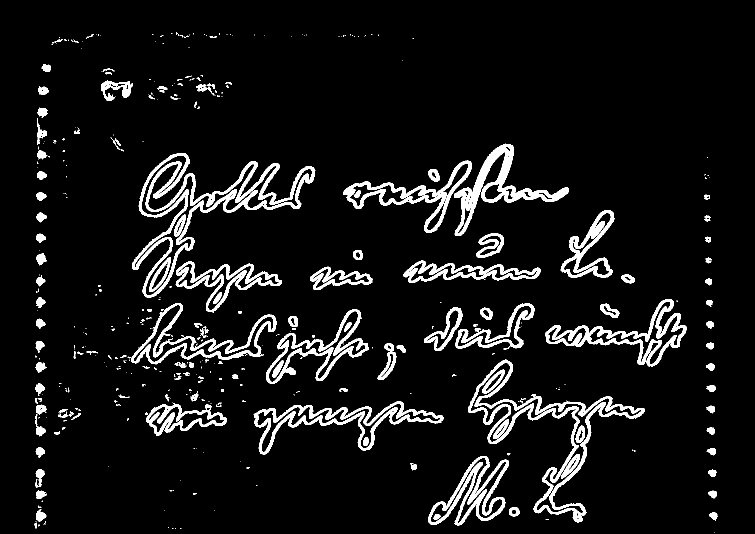
#> input picture images/contrast-image.png, 1510 x 1067 px (shown at 1/2 size)
$ python -i Image.py   (imports and definitions only)
#> lines starting #> are read from the running program, lines starting #| are printed output that depends on the picture; after the words box and inside, x2 and y2 are one past the last pixel; in counts of white or black regions, pixels touching at a corner belong together
import numpy as np
from math import sqrt
from numpy.fft import fft2, ifft2
from skimage.filters import threshold_sauvola, threshold_otsu, threshold_mean
from skimage.color import rgb2gray, gray2rgb
from skimage.restoration import denoise_bilateral
from skimage import feature
from scipy.ndimage import maximum_filter, minimum_filter, gaussian_filter, sobel
from scipy.signal import convolve2d, gaussian
from PIL import Image


class SmartImage:
    def __init__(self, img: np.ndarray):
        self.img = img

    def gaussian_kernel(kernel_size=3):
        h = gaussian(kernel_size, kernel_size / 3).reshape(kernel_size, 1)
        h = np.dot(h, h.transpose())
        h /= np.sum(h)
        return h

    def wiener(self, kernel=gaussian_kernel(), K=10):
        # normalise kernel
        kernel /= np.sum(kernel)
        # fft of spatial degradation
        kernel = fft2(kernel, s=self.img.shape)
        # core formula for wiener
        kernel = np.conj(kernel) / (np.abs(kernel) ** 2 + K)
        # fft of copy of image
        copy = fft2(np.copy(self.img))
        # calculate g(x) = f(x) * h(x)
        copy *= kernel
        # return to spatial domain
        self.img = np.abs(ifft2(copy))
        return self

    # [15 lines left out: functions contrast, contrast_gradient, not called in this run]

    def rgb2gray(self):
        self.img = rgb2gray(self.img)
        return self

    def gray2rgb(self):
        self.img = gray2rgb(self.img)
        return self

    # [7 lines of commented-out code are left out]

    # [6 lines left out: function denoise, not called in this run]

    def sauvola(self):
        self.img = self.img > threshold_sauvola(self.img)
        return self

    def otsu(self):
        self.img = self.img > threshold_otsu(self.img)
        return self

    def meanThreshold(self):
        self.img = self.img > threshold_mean(self.img)
        return self

    def canny(self):
        self.img = feature.canny(self.img)
        return self

    def sobel(self, axis=0):
        self.img = sobel(self.img, axis)
        return self

    # [5 lines left out: function sobelMag, not called in this run]

    def invert(self):
        self.img = np.ones(self.img.shape) - self.img
        return self

    def blur(self, sigma=1):
        self.img = gaussian_filter(self.img, sigma)
        return self

    # [9 lines left out: functions sharpen, convolve_filter, not called in this run]

    def save(self):
        im = Image.fromarray(self.img)
        im.save("../DIB-FrontEnd/src/assets/output/output.png")


# [40 lines left out: functions edgeArray, edges, not called in this run]

>>> import cv2
>>> picture = cv2.imread('../images/contrast-image.png', cv2.IMREAD_GRAYSCALE)
#> picture: shape (1067, 1510); 7.5% white; 445 white regions (300 under 20 px), largest, box (x1, y1, x2, y2) and area: (264, 306, 631, 596) 15185, (936, 719, 1290, 1045) 12018, (908, 287, 1138, 472) 7888
>>> result = SmartImage(picture).wiener()
#> in wiener, `kernel /= np.sum(kernel)`: kernel = [[0.0751, 0.124, 0.0751], [0.124, 0.204, 0.124], [0.0751, 0.124, 0.0751]]
#> in wiener, `self.img = np.abs(ifft2(copy))`:
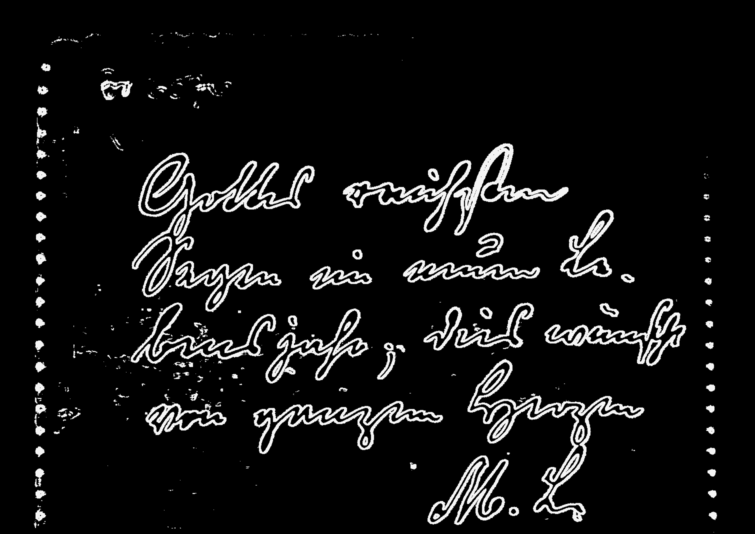
#> self.img: shape (1067, 1510) float64 (shown at 1/2 size); min 6.45e-20, max 24.07, mean 1.7; drawn with min black and max white

$ run again, on images/skeletonized.png
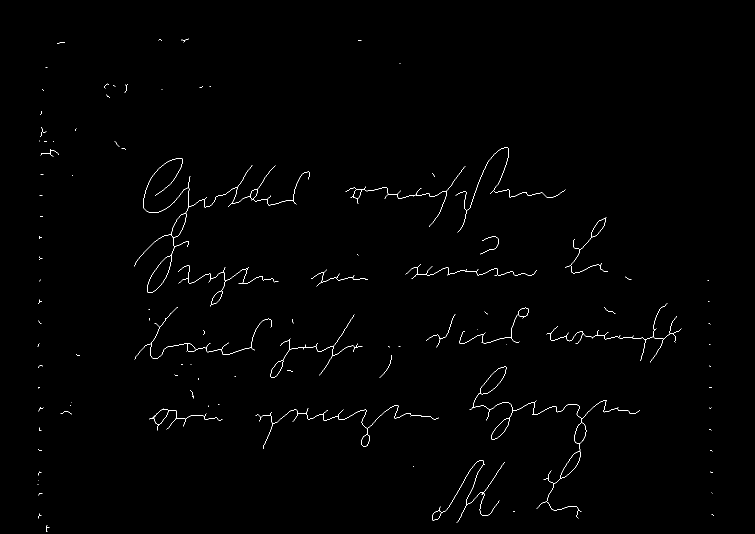
#> input picture images/skeletonized.png, 1510 x 1067 px (shown at 1/2 size)
#> picture: shape (1067, 1510); 0.55% white in thin lines or dots, all inside (x1, y1, x2, y2) = (75, 77, 1428, 1064)
#> kernel = [[0.0751, 0.124, 0.0751], [0.124, 0.204, 0.124], [0.0751, 0.124, 0.0751]]
#> in wiener, `self.img = np.abs(ifft2(copy))`:
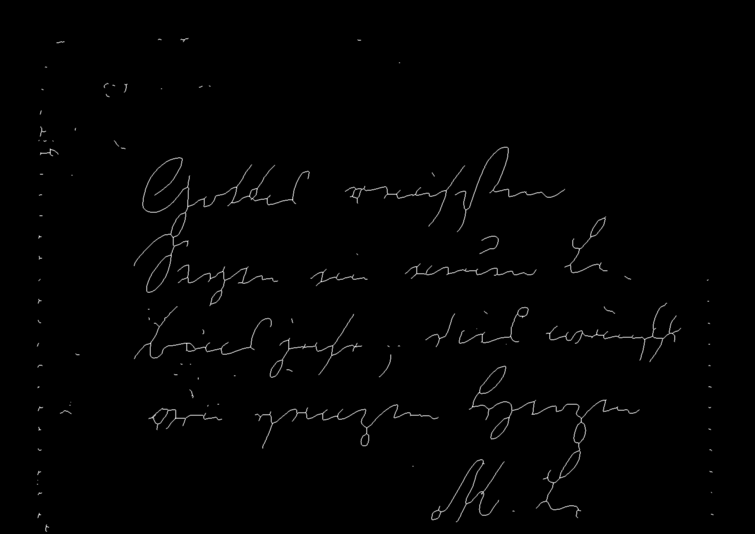
#> self.img: shape (1067, 1510) float64 (shown at 1/2 size); min 3.1e-20, max 15.59, mean 0.133; drawn with min black and max white
